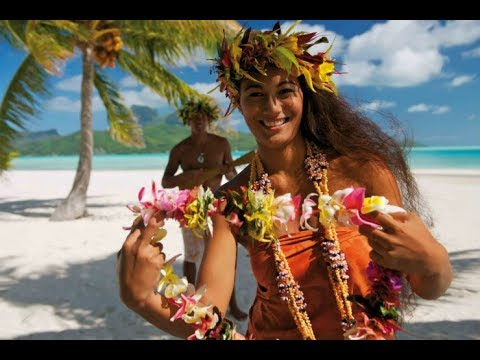
#> input picture Learning_projects_simple/project_4/images/hqdefault.jpg, 480 x 360 px
$ jupyter execute project.ipynb   (shell and % lines are left out)
#> lines starting #> are read from the running program, lines starting #| are printed output that depends on the picture
Давайте попробуем перевести картинку из RGB в Lab!
Для этого воспользуемся методами rgb2lab, lab2rgb класса color библиотеки skimage.

[cell 1]
from skimage.io import imread, imsave
from skimage.color import rgb2lab, lab2rgb
import matplotlib.pylab as plt
import numpy as np

[cell 2]
im = imread('images/hqdefault.jpg')
#> im is the input picture: shape (360, 480, 3); mean R, G, B 118.3, 106.6, 93.7
im1 = rgb2lab(im)
#> im1: shape (360, 480, 3) float64; mean of channels 0, 1, 2 45.4, 4.6, 10

Отлично! Мы получили картинку в Lab-формате. Давайте выведем на экран изображение в сером цвете. Для этого обнулим второй и третий каналы изображения в Lab:

[cell 3]
im1[...,1] = im1[...,2] = 0
#> im1: shape (360, 480, 3) float64; mean of channels 0, 1, 2 45.4, 0, 0

Получим изображение в градациях серого, преобразовав изображение обратно в цветовое пространство RGB из цветового пространства Lab:

[cell 4]
im_grey = lab2rgb(im1)
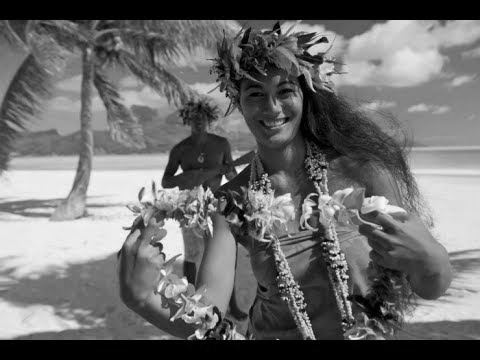
#> im_grey: shape (360, 480, 3) float64; mean R, G, B 0.433, 0.433, 0.433

Посмотрим, что получилось:

[cell 5]
plt.figure(figsize=(20,10))
plt.subplot(121), plt.imshow(im), plt.axis('off'), plt.title('Original image', size=20)
plt.subplot(122), plt.imshow(im_grey), plt.axis('off'), plt.title('Gray scale image', size=20)
plt.show()
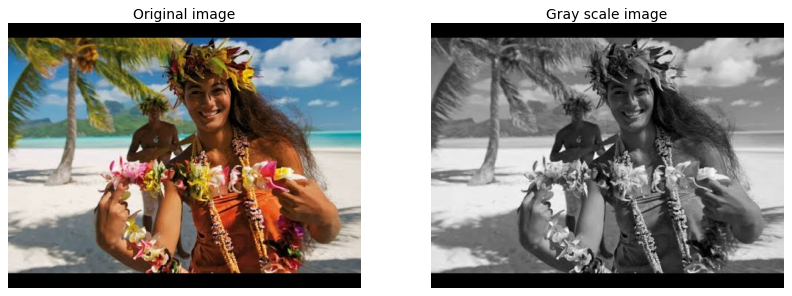
#> figure drawn by matplotlib, 2 panels

# ЗАДАНИЕ 2.3
- Измените яркость исходного изображения, увеличив значение первого канала на 30.
- Уберите из исходного изображения сине-жёлтые тона.

# Решение

[cell 6]
# загружаем исходное изображение
im = imread('images/hqdefault.jpg')
# переводим в Lab
im1 = rgb2lab(im)

im1[...,0] += 30 # увеличиваем значение 1 канала на 30
#> im1: shape (360, 480, 3) float64; mean of channels 0, 1, 2 75.4, 4.6, 10
im1[...,2] = 0 # зануляем 3 канал, т.е. убираем сине-желтые тона
#> im1: shape (360, 480, 3) float64; mean of channels 0, 1, 2 75.4, 4.6, 0

# переводим обратно в rgb
im_final = lab2rgb(im1)
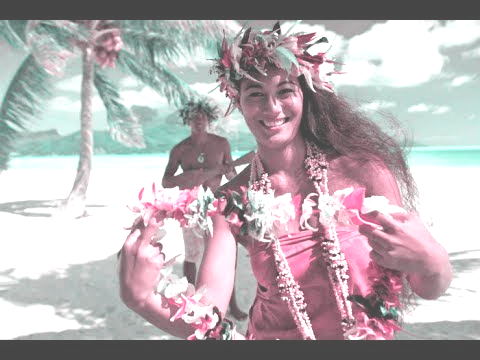
#> im_final: shape (360, 480, 3) float64; mean R, G, B 0.726, 0.693, 0.706

# сохраняем изображение
imsave('images/final.jpg', (im_final*255).astype('uint8'))

[cell 7]
plt.figure(figsize=(20,10))
plt.subplot(121), plt.imshow(im), plt.axis('off'), plt.title('Original image', size=20)
plt.subplot(122), plt.imshow(im_final), plt.axis('off'), plt.title('Final image', size=20)
plt.show()
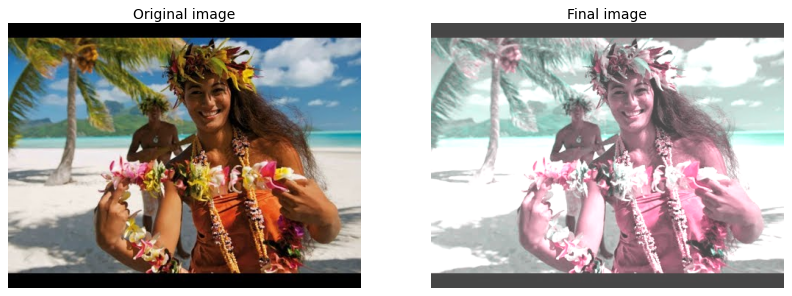
#> figure drawn by matplotlib, 2 panels
